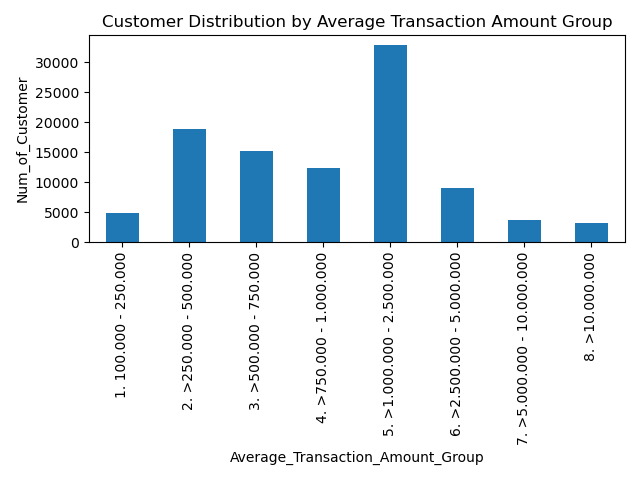

Write the Python code that produced this figure.
import pandas as pd
df = pd.read_csv('https://storage.googleapis.com/dqlab-dataset/data_retail.csv', sep=';')
df['First_Transaction'] = pd.to_datetime(df['First_Transaction']/1000, unit='s', origin='1970-01-01')
df['Last_Transaction'] = pd.to_datetime(df['Last_Transaction']/1000, unit='s', origin='1970-01-01')
df['Year_First_Transaction'] = df['First_Transaction'].dt.year
df['Year_Last_Transaction'] = df['Last_Transaction'].dt.year
df.loc[df['Last_Transaction'] <= '2018-08-01', 'is_churn'] = True
df.loc[df['Last_Transaction'] > '2018-08-01', 'is_churn'] = False

import matplotlib.pyplot as plt

plt.clf()
# Kategorisasi rata-rata besar transaksi
def f(row):
    if (row['Average_Transaction_Amount'] >= 100000 and row['Average_Transaction_Amount'] <=200000):
        val ='1. 100.000 - 250.000'
    elif (row['Average_Transaction_Amount'] >250000 and row['Average_Transaction_Amount'] <= 500000):
        val = '2. >250.000 - 500.000'
    elif (row['Average_Transaction_Amount'] > 500000 and row['Average_Transaction_Amount'] <= 750000):
        val = '3. >500.000 - 750.000'
    elif (row['Average_Transaction_Amount'] > 750000 and row['Average_Transaction_Amount'] <= 1000000):
        val = '4. >750.000 - 1.000.000'
    elif (row['Average_Transaction_Amount'] >1000000 and row['Average_Transaction_Amount'] <= 2500000):
        val = '5. >1.000.000 - 2.500.000'
    elif (row['Average_Transaction_Amount'] > 2500000 and row['Average_Transaction_Amount'] <= 5000000):
        val = '6. >2.500.000 - 5.000.000'
    elif (row['Average_Transaction_Amount'] > 5000000 and row['Average_Transaction_Amount'] <= 10000000):
        val = '7. >5.000.000 - 10.000.000'
    else:
        val = '8. >10.000.000'
    return val
# Tambahkan kolom baru
df['Average_Transaction_Amount_Group'] = df.apply(f, axis=1)

df_year = df.groupby(['Average_Transaction_Amount_Group'])['Customer_ID'].count()
df_year.plot(x='Average_Transaction_Amount_Group', y='Customer_ID', kind='bar', title='Customer Distribution by Average Transaction Amount Group')
plt.xlabel('Average_Transaction_Amount_Group')
plt.ylabel('Num_of_Customer')
plt.tight_layout()
plt.show()
